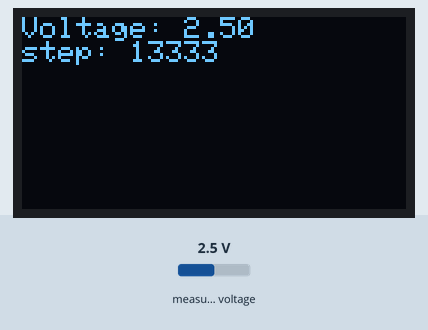
Recording of a sketch running on a simulated ESP8266 (NodeMCU). On the bench: 128×64 one-colour display. The inputs (shaded band) are chosen by the test bench; at power-on: measured voltage 2.5 V. WiFi joins after 1.5 s; servers stay silent unless stated; what the sketch prints to the serial monitor is not drawn.

Above: at 2.7 s.
2.8 s: measured voltage set to 0.1 V
At 4.0 s:
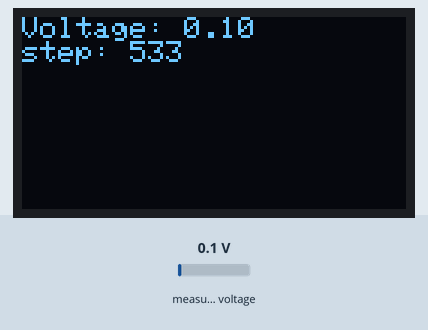
4.5 s: measured voltage set to 1.2 V
At 5.4 s:
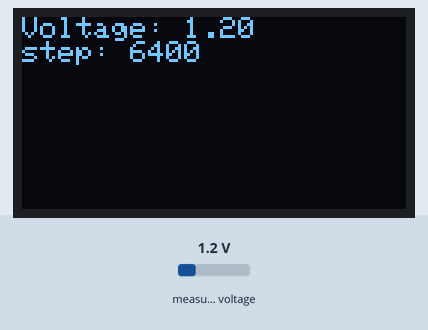
6.2 s: measured voltage set to 3.8 V
At 6.9 s:
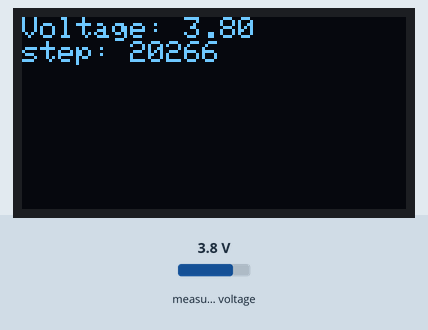
Timing chart, 0 to 9.2 s (numbered marks = the images above; inputs shaded):
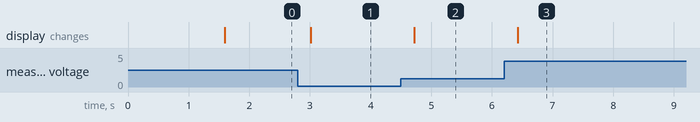

Measured:
- after the input at 2.8 s, the display: changes after 0.21 s (image 1)
- after the input at 4.5 s, the display: changes after 0.22 s (image 2)
- after the input at 6.2 s, the display: changes after 0.22 s (image 3)

The sketch:

voltage_and_burn_battery.ino
```cpp
#include <Wire.h>
#include <Adafruit_ADS1X15.h>
#include <ESP8266WiFi.h>
#include <Adafruit_SSD1306.h>
Adafruit_ADS1115 ads;
const char* ssid = "dlink-4C33";       // Replace with your Wi-Fi SSID
const char* password = "roHITMAN45"; // Replace with your Wi-Fi password
WiFiServer server(80);


Adafruit_SSD1306 display(128, 64, &Wire);
void setup() {
  // put your setup code here, to run once:

  // Initialize OLED display
  if(!display.begin(SSD1306_SWITCHCAPVCC,0x3C)) {
    Serial.println(F("SSD1306 allocation failed"));
    for(;;);
  }
  display.clearDisplay();
  display.display();

  // Initialize ADS1115
  ads.begin(0x48);
   ads.setGain(GAIN_TWOTHIRDS);
     Serial.begin(115200);

  // Start Wi-Fi
  WiFi.begin(ssid, password);
  Serial.print("Connecting to Wi-Fi");
  while (WiFi.status() != WL_CONNECTED) {
    delay(500);
    Serial.print(".");
  }
  Serial.println("\nWi-Fi connected!");
  Serial.print("IP Address: ");
  Serial.println(WiFi.localIP());

  // Start server
  server.begin();

  // Set GPIO pins as output


  Serial.println("Setup complete.");


}

void loop() {
  // put your main code here, to run repeatedly:
  int16_t adc0 = ads.readADC_SingleEnded(1);
   float voltage = (adc0 * 0.1875) / 1000.0;
    display.clearDisplay();
  display.setTextSize(1.6);
  display.setTextColor(WHITE);
  display.setCursor(0,0);
  display.print("Voltage: "); display.println(voltage);
    display.print("step: "); display.println(adc0);
  display.display();


  // Perform CPU-intensive computation
  volatile int x = 0;
  for (int i = 0; i < 100000; i++) {
    x += i * i;
  }

  // Send dummy data over Wi-Fi
  WiFiClient client = server.available();
  if (client) {
    Serial.println("Client connected!");
    client.println("NodeMCU Test");
    client.stop();
  }

  // Keep Wi-Fi active with periodic transmissions
  if (WiFi.status() == WL_CONNECTED) {
    WiFiClient wifiClient;
    if (wifiClient.connect("example.com", 80)) {
      wifiClient.print("GET / HTTP/1.1\r\nHost: example.com\r\n\r\n");
      wifiClient.stop();
    }
  }

  delay(50); // Wait for 1 seconds before repeating
}
```
